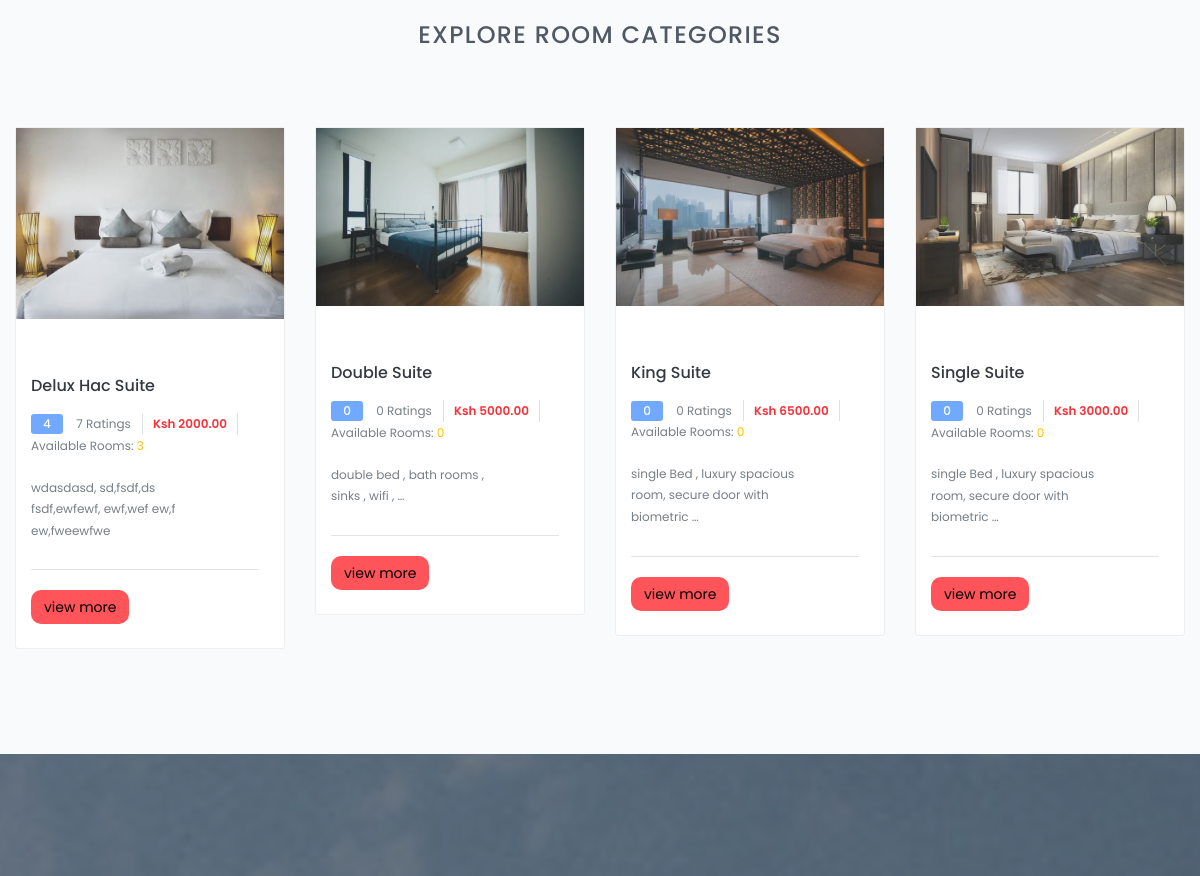
The app's page / (middle part), older data.
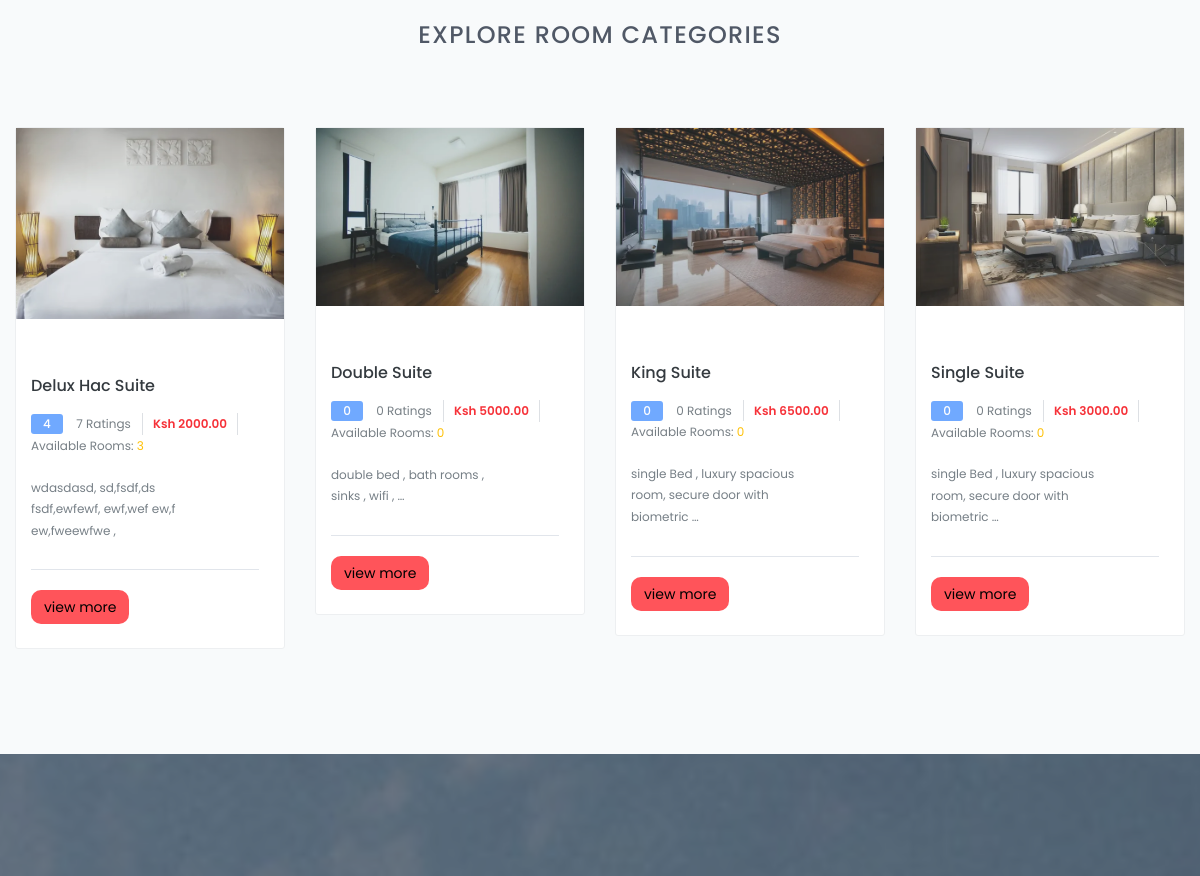
The same page, newer data.
### hotel/models.py (models this page shows, shortened)
class RoomCategory(models.Model):
    name = models.CharField(max_length=255)
    description = models.TextField()
    capacity = models.IntegerField()
    beds = models.IntegerField()
    rooms = models.IntegerField()
    cost = models.DecimalField(max_digits=10, decimal_places=2)
    added_on = models.DateTimeField(auto_now_add=True)
    image = models.ImageField(upload_to="room_category_images")
    @property
    def total_reviews(self):
        return self.review_set.count()
    @property
    def average_rating(self):
         average  = self.review_set.aggregate(Avg('rating'))['rating__avg']
         return round(average) if average is not None else 0
    @property
    def available_rooms(self):
        return self.room_set.filter(status='available').count()

### hotel/views.py (the view)
# urls.py: path('', home, name='home'),
def home(request):
    room_categories  = RoomCategory.objects.all()[:4]
    categories_count = RoomCategory.objects.all().count()
    visitors_count = Booking.objects.all().count()
    rooms_count = RoomCategory.objects.aggregate(total_rooms = Sum('rooms'))['total_rooms']
    reviews_count = Review.objects.all().count()
    context = {
        'room_categories': room_categories,
        'rooms_count':rooms_count,
        'visitors_count':visitors_count,
        'categories_count':categories_count,
        'reviews_count':reviews_count
    }
    return render(request, 'public/index.html' , context)

### templates/public/index.html (shortened to what this page needs)
 {% extends 'public/base.html'  %}
 {% load static %}
 		{% block content%}
		<section id="explore" class="explore">
			<div class="container-fluid">
				<div class="section-header">
					<h2>explore room categories</h2>
				</div>
				<div class="explore-content">
						{% include 'public/category_list.html' %}
				</div>
			</div>
		</section>
		<section id="statistics"  class="statistics">
		</section>
		{% endblock content%}

### templates/public/category_list.html
<div class="row">
    {% for category in room_categories %}
        <div class="col-md-3 col-sm-6">
            <div class="single-explore-item">
                <div class="single-explore-img">
                    <img src="{{ category.image.url }}" alt="explore image">
                </div>
                <div class="single-explore-txt bg-theme-1">
                    <h2><a href="#">{{ category.name }} suite</a></h2>
                    <p class="explore-rating-price">
                        <span class="explore-rating">{{category.average_rating}}</span>
                        <a href="#">{{ category.total_reviews}} ratings</a>
                        <span class="explore-price-box">
                            <span class="explore-price">Ksh {{ category.cost }}</span>
                        </span>
                        <a href="#">Available Rooms: <span class="text-warning">{{ category.available_rooms }}</span></a>
                    </p>
                    <div class="explore-person">
                        <div class="row">
                            <div class="col-sm-10">
                                <p>
                                    {{ category.description | truncatewords:10 }}
                                </p>
                            </div>
                        </div>
                    </div>
                    <div class="explore-open-close-part">
                        <div class="row">
                            <div class="col-sm-12">
                                <a href="{% url 'hotel:category' category.id %}" > <button class="btn btn-custom">view more </button> </a>
                            </div>
                        </div>
                    </div>
                </div>
            </div>
        </div>
    {% endfor %}
</div>

Row changes from the older to the newer data that the page shows:
changed RoomCategory "Delux Hac": description "wdasdasd, sd,fsdf,ds fsdf,ewfewf, ewf,wef ew,f ew,fweewfwe" → "wdasdasd, sd,fsdf,ds fsdf,ewfewf, ewf,wef ew,f ew,fweewfwe ,"
